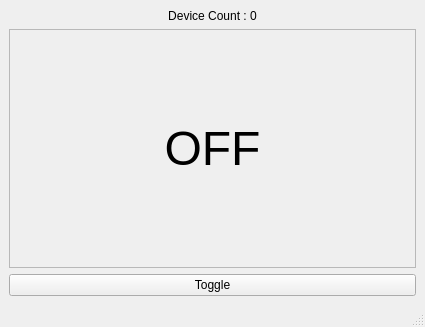
<?xml version="1.0" encoding="UTF-8"?>
<ui version="4.0">
 <class>MainWindow</class>
 <widget class="QMainWindow" name="MainWindow">
  <property name="geometry">
   <rect>
    <x>0</x>
    <y>0</y>
    <width>425</width>
    <height>327</height>
   </rect>
  </property>
  <property name="windowTitle">
   <string>Wireless Switches Emulator</string>
  </property>
  <widget class="QWidget" name="centralwidget">
   <layout class="QVBoxLayout" name="verticalLayout_2">
    <item>
     <widget class="QLabel" name="countDevices">
      <property name="text">
       <string>Device Count : 0</string>
      </property>
      <property name="alignment">
       <set>Qt::AlignCenter</set>
      </property>
     </widget>
    </item>
    <item>
     <layout class="QVBoxLayout" name="verticalLayout">
      <item>
       <widget class="QFrame" name="StateBackground">
        <property name="sizePolicy">
         <sizepolicy hsizetype="Preferred" vsizetype="Expanding">
          <horstretch>0</horstretch>
          <verstretch>0</verstretch>
         </sizepolicy>
        </property>
        <property name="frameShape">
         <enum>QFrame::StyledPanel</enum>
        </property>
        <property name="frameShadow">
         <enum>QFrame::Raised</enum>
        </property>
        <layout class="QVBoxLayout" name="verticalLayout_3">
         <item>
          <widget class="QLabel" name="LEDState">
           <property name="font">
            <font>
             <pointsize>36</pointsize>
             <italic>false</italic>
            </font>
           </property>
           <property name="text">
            <string>OFF</string>
           </property>
           <property name="alignment">
            <set>Qt::AlignCenter</set>
           </property>
          </widget>
         </item>
        </layout>
       </widget>
      </item>
     </layout>
    </item>
    <item>
     <widget class="QPushButton" name="toggle">
      <property name="text">
       <string>Toggle</string>
      </property>
     </widget>
    </item>
   </layout>
  </widget>
  <widget class="QMenuBar" name="menubar">
   <property name="geometry">
    <rect>
     <x>0</x>
     <y>0</y>
     <width>425</width>
     <height>30</height>
    </rect>
   </property>
  </widget>
  <widget class="QStatusBar" name="statusbar"/>
 </widget>
 <resources/>
 <connections/>
</ui>
